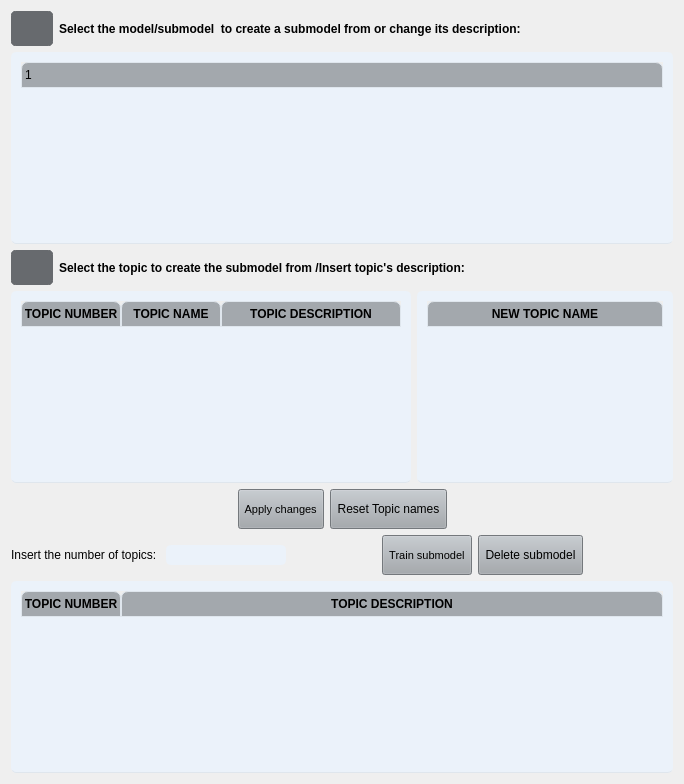
                  <widget class="QWidget" name="tabsPage3">
                   <layout class="QVBoxLayout" name="verticalLayout_24">
                    <item>
                     <layout class="QHBoxLayout" name="horizontalLayout_14">
                      <item>
                       <layout class="QVBoxLayout" name="verticalLayout_44">
                        <item>
                         <layout class="QVBoxLayout" name="verticalLayout_45">
                          <item>
                           <layout class="QHBoxLayout" name="horizontalLayout_29">
                            <item>
                             <widget class="QPushButton" name="infoButtonSelectSubmodel_4">
                              <property name="sizePolicy">
                               <sizepolicy hsizetype="Fixed" vsizetype="Fixed">
                                <horstretch>0</horstretch>
                                <verstretch>0</verstretch>
                               </sizepolicy>
                              </property>
                              <property name="minimumSize">
                               <size>
                                <width>35</width>
                                <height>35</height>
                               </size>
                              </property>
                              <property name="styleSheet">
                               <string notr="true">QPushButton {
	border: 5px solid #676A6E;
	border-radius: 5px;	
	background-color: #676A6E;
}
QPushButton:hover {
	background-color: #676A6E;
	border: 2px solid #676A6E;
}
QPushButton:pressed {	
	background-color: #676A6E;
	border: 2px solid #676A6E;
}</string>
                              </property>
                              <property name="text">
                               <string/>
                              </property>
                             </widget>
                            </item>
                            <item>
                             <widget class="QLabel" name="labelSelectModelToSubmodel_4">
                              <property name="font">
                               <font>
                                <weight>75</weight>
                                <bold>true</bold>
                               </font>
                              </property>
                              <property name="text">
                               <string>Select the model/submodel  to create a submodel from or change its description:</string>
                              </property>
                              <property name="wordWrap">
                               <bool>false</bool>
                              </property>
                             </widget>
                            </item>
                           </layout>
                          </item>
                          <item>
                           <widget class="QTreeWidget" name="treeViewShowModelsToExpand_4">
                            <property name="styleSheet">
                             <string notr="true">QTreeWidget {	
	background-color: #EBF2FA;
	padding: 10px;
	border-radius: 5px;
	gridline-color: #DFE6ED;
	border-bottom: 1px solid #DFE6ED;
}
QTreeWidget::item{
	border-color: #DFE6ED;
	padding-left: 5px;
	padding-right: 5px;
	gridline-color: #DFE6ED;
}
QTreeWidget::item:selected{
	background-color: #C7CDDA;
}
QScrollBar:horizontal {
    border: none;
    background: #A3A8AD;
    height: 14px;
    margin: 0px 21px 0 21px;
	border-radius: 0px;
}
 QScrollBar:vertical {
	border: none;
    background: #A3A8AD;
    width: 14px;
    margin: 21px 0 21px 0;
	border-radius: 0px;
 }
QHeaderView::section{
	Background-color: #A3A8AD;
	max-width: 30px;
	border: 1px solid #A3A8AD;
	border-style: none;
    border-bottom: 1px solid #DFE6ED;
    border-right: 1px solid #DFE6ED;
}
QTreeWidget::horizontalHeader {	
	background-color: #A3A8AD;
}
QHeaderView::section:horizontal
{
    border: 1px solid #DFE6ED;
	background-color: #A3A8AD;
	padding: 3px;
	border-top-left-radius: 7px;
    border-top-right-radius: 7px;
}
QHeaderView::section:vertical
{
    border: 1px solid #A3A8AD;
}
</string>
                            </property>
                            <attribute name="headerStretchLastSection">
                             <bool>true</bool>
                            </attribute>
                            <column>
                             <property name="text">
                              <string/>
                             </property>
                            </column>
                           </widget>
                          </item>
                          <item>
                           <layout class="QVBoxLayout" name="verticalLayout_48">
                            <item>
                             <layout class="QHBoxLayout" name="horizontalLayout_31">
                              <item>
                               <widget class="QPushButton" name="infoButtoSelectTopicExpand_4">
                                <property name="sizePolicy">
                                 <sizepolicy hsizetype="Fixed" vsizetype="Fixed">
                                  <horstretch>0</horstretch>
                                  <verstretch>0</verstretch>
                                 </sizepolicy>
                                </property>
                                <property name="minimumSize">
                                 <size>
                                  <width>35</width>
                                  <height>35</height>
                                 </size>
                                </property>
                                <property name="styleSheet">
                                 <string notr="true">QPushButton {
	border: 5px solid #676A6E;
	border-radius: 5px;	
	background-color: #676A6E;
}
QPushButton:hover {
	background-color: #676A6E;
	border: 2px solid #676A6E;
}
QPushButton:pressed {	
	background-color: #676A6E;
	border: 2px solid #676A6E;
}</string>
                                </property>
                                <property name="text">
                                 <string/>
                                </property>
                               </widget>
                              </item>
                              <item>
                               <widget class="QLabel" name="labelSelectTopicToSubmodel_4">
                                <property name="font">
                                 <font>
                                  <weight>75</weight>
                                  <bold>true</bold>
                                 </font>
                                </property>
                                <property name="text">
                                 <string>Select the topic to create the submodel from /Insert topic's description:</string>
                                </property>
                               </widget>
                              </item>
                             </layout>
                            </item>
                            <item>
                             <layout class="QVBoxLayout" name="verticalLayout_49">
                              <item>
                               <layout class="QHBoxLayout" name="horizontalLayout_36">
                                <item>
                                 <widget class="QTableWidget" name="tableWidgetTrainSubmodel_4">
                                  <property name="minimumSize">
                                   <size>
                                    <width>400</width>
                                    <height>0</height>
                                   </size>
                                  </property>
                                  <property name="styleSheet">
                                   <string notr="true">QTableWidget {	
	background-color: rgb(235, 242, 250);
	padding: 10px;
	border-radius: 5px;
	gridline-color: #DFE6ED;
	border-bottom: 1px solid #DFE6ED;
}
QTableWidget::item{
	border-color: #DFE6ED;
	padding-left: 5px;
	padding-right: 5px;
	gridline-color: #DFE6ED;
}
QTableWidget::item:selected{
	background-color: #C7CDDA;
}
QScrollBar:horizontal {
    border: none;
    background: #A3A8AD;
    height: 14px;
    margin: 0px 21px 0 21px;
	border-radius: 0px;
}
 QScrollBar:vertical {
	border: none;
    background: #A3A8AD;
    width: 14px;
    margin: 21px 0 21px 0;
	border-radius: 0px;
 }
QHeaderView::section{
	Background-color: #A3A8AD;
	max-width: 30px;
	border: 1px solid #A3A8AD;
	border-style: none;
    border-bottom: 1px solid #DFE6ED;
    border-right: 1px solid #DFE6ED;
}
QTableWidget::horizontalHeader {	
	background-color: #A3A8AD;
}
QHeaderView::section:horizontal
{
    border: 1px solid #DFE6ED;
	background-color: #A3A8AD;
	padding: 3px;
	border-top-left-radius: 7px;
    border-top-right-radius: 7px;
}
QHeaderView::section:vertical
{
    border: 1px solid #A3A8AD;
}
</string>
                                  </property>
                                  <property name="midLineWidth">
                                   <number>1</number>
                                  </property>
                                  <property name="editTriggers">
                                   <set>QAbstractItemView::NoEditTriggers</set>
                                  </property>
                                  <attribute name="horizontalHeaderStretchLastSection">
                                   <bool>true</bool>
                                  </attribute>
                                  <attribute name="verticalHeaderVisible">
                                   <bool>false</bool>
                                  </attribute>
                                  <attribute name="verticalHeaderStretchLastSection">
                                   <bool>false</bool>
                                  </attribute>
                                  <column>
                                   <property name="text">
                                    <string>TOPIC NUMBER</string>
                                   </property>
                                   <property name="font">
                                    <font>
                                     <weight>75</weight>
                                     <bold>true</bold>
                                    </font>
                                   </property>
                                  </column>
                                  <column>
                                   <property name="text">
                                    <string>TOPIC NAME</string>
                                   </property>
                                   <property name="font">
                                    <font>
                                     <weight>75</weight>
                                     <bold>true</bold>
                                    </font>
                                   </property>
                                  </column>
                                  <column>
                                   <property name="text">
                                    <string>TOPIC DESCRIPTION</string>
                                   </property>
                                   <property name="font">
                                    <font>
                                     <weight>75</weight>
                                     <bold>true</bold>
                                    </font>
                                   </property>
                                  </column>
                                 </widget>
                                </item>
                                <item>
                                 <widget class="QTableWidget" name="tableWidgetNewTopicName_4">
                                  <property name="sizePolicy">
                                   <sizepolicy hsizetype="Expanding" vsizetype="Expanding">
                                    <horstretch>0</horstretch>
                                    <verstretch>0</verstretch>
                                   </sizepolicy>
                                  </property>
                                  <property name="minimumSize">
                                   <size>
                                    <width>150</width>
                                    <height>0</height>
                                   </size>
                                  </property>
                                  <property name="styleSheet">
                                   <string notr="true">QTableWidget {	
	background-color: rgb(235, 242, 250);
	padding: 10px;
	border-radius: 5px;
	gridline-color: #DFE6ED;
	border-bottom: 1px solid #DFE6ED;
}
QTableWidget::item{
	border-color: #DFE6ED;
	padding-left: 5px;
	padding-right: 5px;
	gridline-color: #DFE6ED;
}
QTableWidget::item:selected{
	background-color: #C7CDDA;
}
QScrollBar:horizontal {
    border: none;
    background: #A3A8AD;
    height: 14px;
    margin: 0px 21px 0 21px;
	border-radius: 0px;
}
 QScrollBar:vertical {
	border: none;
    background: #A3A8AD;
    width: 14px;
    margin: 21px 0 21px 0;
	border-radius: 0px;
 }
QHeaderView::section{
	Background-color: #A3A8AD;
	max-width: 30px;
	border: 1px solid #A3A8AD;
	border-style: none;
    border-bottom: 1px solid #DFE6ED;
    border-right: 1px solid #DFE6ED;
}
QTableWidget::horizontalHeader {	
	background-color: #A3A8AD;
}
QHeaderView::section:horizontal
{
    border: 1px solid #DFE6ED;
	background-color: #A3A8AD;
	padding: 3px;
	border-top-left-radius: 7px;
    border-top-right-radius: 7px;
}
QHeaderView::section:vertical
{
    border: 1px solid #A3A8AD;
}
</string>
                                  </property>
                                  <attribute name="horizontalHeaderStretchLastSection">
                                   <bool>true</bool>
                                  </attribute>
                                  <attribute name="verticalHeaderVisible">
                                   <bool>false</bool>
                                  </attribute>
                                  <column>
                                   <property name="text">
                                    <string>NEW TOPIC NAME</string>
                                   </property>
                                   <property name="font">
                                    <font>
                                     <weight>75</weight>
                                     <bold>true</bold>
                                    </font>
                                   </property>
                                   <property name="textAlignment">
                                    <set>AlignCenter</set>
                                   </property>
                                  </column>
                                 </widget>
                                </item>
                               </layout>
                              </item>
                              <item>
                               <layout class="QHBoxLayout" name="horizontalLayout_37">
                                <item>
                                 <spacer name="horizontalSpacer_20">
                                  <property name="orientation">
                                   <enum>Qt::Horizontal</enum>
                                  </property>
                                  <property name="sizeHint" stdset="0">
                                   <size>
                                    <width>40</width>
                                    <height>20</height>
                                   </size>
                                  </property>
                                 </spacer>
                                </item>
                                <item>
                                 <widget class="QPushButton" name="buttonApplyChanges">
                                  <property name="sizePolicy">
                                   <sizepolicy hsizetype="Fixed" vsizetype="Preferred">
                                    <horstretch>0</horstretch>
                                    <verstretch>0</verstretch>
                                   </sizepolicy>
                                  </property>
                                  <property name="minimumSize">
                                   <size>
                                    <width>0</width>
                                    <height>40</height>
                                   </size>
                                  </property>
                                  <property name="font">
                                   <font>
                                    <family>MS Shell Dlg 2</family>
                                    <pointsize>8</pointsize>
                                   </font>
                                  </property>
                                  <property name="styleSheet">
                                   <string notr="true">QPushButton {
	background-color: #A3A8AD;
}
QPushButton:hover {
	background-color: #A3A8AD;
}
QPushButton:pressed {	
	background-color: #A3A8AD;
}</string>
                                  </property>
                                  <property name="text">
                                   <string> Apply changes </string>
                                  </property>
                                 </widget>
                                </item>
                                <item>
                                 <widget class="QPushButton" name="buttonResetDescriptions">
                                  <property name="sizePolicy">
                                   <sizepolicy hsizetype="Fixed" vsizetype="Preferred">
                                    <horstretch>0</horstretch>
                                    <verstretch>0</verstretch>
                                   </sizepolicy>
                                  </property>
                                  <property name="minimumSize">
                                   <size>
                                    <width>0</width>
                                    <height>40</height>
                                   </size>
                                  </property>
                                  <property name="styleSheet">
                                   <string notr="true">QPushButton {
	background-color: #A3A8AD;
}
QPushButton:hover {
	background-color: #A3A8AD;
}
QPushButton:pressed {	
	background-color: #A3A8AD;
}</string>
                                  </property>
                                  <property name="text">
                                   <string> Reset Topic names </string>
                                  </property>
                                 </widget>
                                </item>
                                <item>
                                 <spacer name="horizontalSpacer_21">
                                  <property name="orientation">
                                   <enum>Qt::Horizontal</enum>
                                  </property>
                                  <property name="sizeHint" stdset="0">
                                   <size>
                                    <width>40</width>
                                    <height>20</height>
                                   </size>
                                  </property>
                                 </spacer>
                                </item>
                               </layout>
                              </item>
                             </layout>
                            </item>
                           </layout>
                          </item>
                         </layout>
                        </item>
                        <item>
                         <layout class="QVBoxLayout" name="verticalLayout_46">
                          <item>
                           <layout class="QVBoxLayout" name="verticalLayout_47">
                            <item>
                             <layout class="QHBoxLayout" name="horizontalLayout_30">
                              <item>
                               <widget class="QLabel" name="labelInsertNumberTopics_8">
                                <property name="font">
                                 <font>
                                  <weight>50</weight>
                                  <bold>false</bold>
                                 </font>
                                </property>
                                <property name="text">
                                 <string>Insert the number of topics: </string>
                                </property>
                               </widget>
                              </item>
                              <item>
                               <widget class="QLineEdit" name="InsertNumberTopicsSubmodel_8">
                                <property name="sizePolicy">
                                 <sizepolicy hsizetype="Fixed" vsizetype="Fixed">
                                  <horstretch>0</horstretch>
                                  <verstretch>0</verstretch>
                                 </sizepolicy>
                                </property>
                                <property name="minimumSize">
                                 <size>
                                  <width>15</width>
                                  <height>0</height>
                                 </size>
                                </property>
                                <property name="styleSheet">
                                 <string notr="true">QLineEdit {
	background-color: #EBF2FA;
	border-radius: 5px;
	border: 2px solid #EBF2FA;
	padding-left: 10px;
}
QLineEdit:hover {
	border: 2px solid #A3A8AD;
}
QLineEdit:focus {
	border: 2px solid #A3A8AD;
}</string>
                                </property>
                               </widget>
                              </item>
                              <item>
                               <spacer name="horizontalSpacer_19">
                                <property name="orientation">
                                 <enum>Qt::Horizontal</enum>
                                </property>
                                <property name="sizeHint" stdset="0">
                                 <size>
                                  <width>40</width>
                                  <height>20</height>
                                 </size>
                                </property>
                               </spacer>
                              </item>
                              <item>
                               <widget class="QPushButton" name="buttonTrainSub">
                                <property name="sizePolicy">
                                 <sizepolicy hsizetype="Minimum" vsizetype="Preferred">
                                  <horstretch>0</horstretch>
                                  <verstretch>0</verstretch>
                                 </sizepolicy>
                                </property>
                                <property name="minimumSize">
                                 <size>
                                  <width>0</width>
                                  <height>40</height>
                                 </size>
                                </property>
                                <property name="font">
                                 <font>
                                  <family>MS Shell Dlg 2</family>
                                  <pointsize>8</pointsize>
                                 </font>
                                </property>
                                <property name="styleSheet">
                                 <string notr="true">QPushButton {
	background-color: #A3A8AD;
}
QPushButton:hover {
	background-color: #A3A8AD;
}
QPushButton:pressed {	
	background-color: #A3A8AD;
}</string>
                                </property>
                                <property name="text">
                                 <string> Train submodel </string>
                                </property>
                               </widget>
                              </item>
                              <item>
                               <widget class="QPushButton" name="pushButtonToDeleteSubmodel_4">
                                <property name="sizePolicy">
                                 <sizepolicy hsizetype="Minimum" vsizetype="Preferred">
                                  <horstretch>0</horstretch>
                                  <verstretch>0</verstretch>
                                 </sizepolicy>
                                </property>
                                <property name="minimumSize">
                                 <size>
                                  <width>0</width>
                                  <height>40</height>
                                 </size>
                                </property>
                                <property name="styleSheet">
                                 <string notr="true">QPushButton {
	background-color: #A3A8AD;
}
QPushButton:hover {
	background-color: #A3A8AD;
}
QPushButton:pressed {	
	background-color: #A3A8AD;
}</string>
                                </property>
                                <property name="text">
                                 <string> Delete submodel </string>
                                </property>
                               </widget>
                              </item>
                              <item>
                               <spacer name="horizontalSpacer_27">
                                <property name="orientation">
                                 <enum>Qt::Horizontal</enum>
                                </property>
                                <property name="sizeHint" stdset="0">
                                 <size>
                                  <width>40</width>
                                  <height>20</height>
                                 </size>
                                </property>
                               </spacer>
                              </item>
                             </layout>
                            </item>
                            <item>
                             <widget class="QTableWidget" name="tableWidgetSubmodelTrained_4">
                              <property name="styleSheet">
                               <string notr="true">QTableWidget {	
	background-color: rgb(235, 242, 250);
	padding: 10px;
	border-radius: 5px;
	gridline-color: #DFE6ED;
	border-bottom: 1px solid #DFE6ED;
}
QTableWidget::item{
	border-color: #DFE6ED;
	padding-left: 5px;
	padding-right: 5px;
	gridline-color: #DFE6ED;
}
QTableWidget::item:selected{
	background-color: #C7CDDA;
}
QScrollBar:horizontal {
    border: none;
    background: #A3A8AD;
    height: 14px;
    margin: 0px 21px 0 21px;
	border-radius: 0px;
}
 QScrollBar:vertical {
	border: none;
    background: #A3A8AD;
    width: 14px;
    margin: 21px 0 21px 0;
	border-radius: 0px;
 }
QHeaderView::section{
	Background-color: #A3A8AD;
	max-width: 30px;
	border: 1px solid #A3A8AD;
	border-style: none;
    border-bottom: 1px solid #DFE6ED;
    border-right: 1px solid #DFE6ED;
}
QTableWidget::horizontalHeader {	
	background-color: #A3A8AD;
}
QHeaderView::section:horizontal
{
    border: 1px solid #DFE6ED;
	background-color: #A3A8AD;
	padding: 3px;
	border-top-left-radius: 7px;
    border-top-right-radius: 7px;
}
QHeaderView::section:vertical
{
    border: 1px solid #A3A8AD;
}
</string>
                              </property>
                              <property name="editTriggers">
                               <set>QAbstractItemView::NoEditTriggers</set>
                              </property>
                              <attribute name="horizontalHeaderStretchLastSection">
                               <bool>true</bool>
                              </attribute>
                              <attribute name="verticalHeaderVisible">
                               <bool>false</bool>
                              </attribute>
                              <column>
                               <property name="text">
                                <string>TOPIC NUMBER</string>
                               </property>
                               <property name="font">
                                <font>
                                 <weight>75</weight>
                                 <bold>true</bold>
                                </font>
                               </property>
                              </column>
                              <column>
                               <property name="text">
                                <string>TOPIC DESCRIPTION</string>
                               </property>
                               <property name="font">
                                <font>
                                 <weight>75</weight>
                                 <bold>true</bold>
                                </font>
                               </property>
                              </column>
                             </widget>
                            </item>
                           </layout>
                          </item>
                         </layout>
                        </item>
                       </layout>
                      </item>
                     </layout>
                    </item>
                   </layout>
                  </widget>
